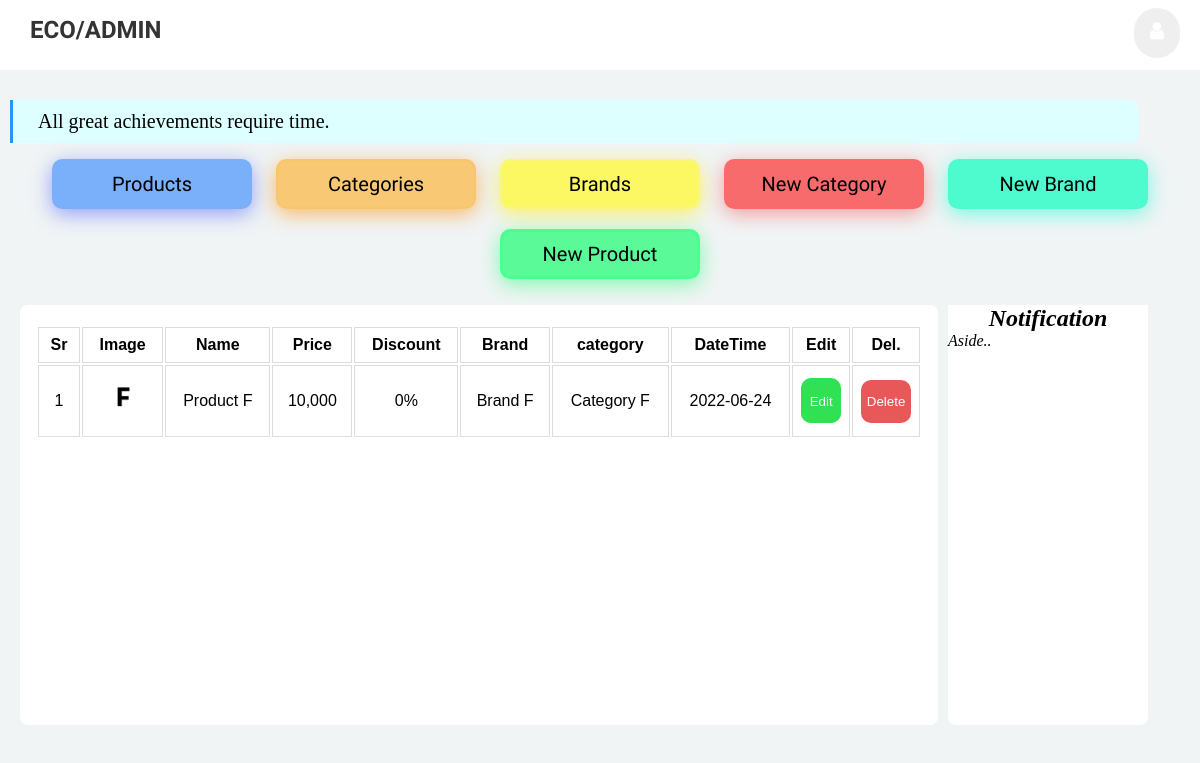
The page /product/6 (signed in) on the database its author committed.
### pet_shop/products/models.py (models this page shows, shortened)
class NewProduct(db.Model):
    __tablename__ = 'newproduct'
    id = db.Column(db.Integer, primary_key=True)
    name = db.Column(db.String(80), nullable=False)
    image_1 = db.Column(db.String(150), nullable=False, default='default.png')
    image_2 = db.Column(db.String(150), nullable=False, default='default.png')
    image_3 = db.Column(db.String(150), nullable=False, default='default.png')
    price = db.Column(db.Numeric(precision=8, asdecimal=False, decimal_return_scale=None), nullable=False)
    discount = db.Column(db.Integer, default=0)
    stock = db.Column(db.Integer, nullable=False)
    colors = db.Column(db.Text, nullable=False, default="gjkgkj")
    desc = db.Column(db.Text, nullable=False, default="ghjgk")
    pub_date = db.Column(db.DateTime, nullable=False, default=datetime.utcnow)
    category_id = db.Column(db.Integer, db.ForeignKey('category.id'),nullable=False)
    category = db.relationship('CategoryName',backref=db.backref('categories', lazy=True))
    brand_id = db.Column(db.Integer, db.ForeignKey('brand.id'),nullable=False)
    brand = db.relationship('BrandName',backref=db.backref('brands', lazy=True))
    user_id = db.Column(db.Integer, db.ForeignKey('users.id'), nullable=False)
    @app.template_filter()
    def numberFormat(value):
        return format(int(value), ',d')

class BrandName(db.Model):
    __tablename__ = 'brand'
    id = db.Column(db.Integer, primary_key=True)
    name = db.Column(db.String(30), unique=True, nullable=False)
    user_id = db.Column(db.Integer, db.ForeignKey('users.id'), nullable=False)
    pub_date = db.Column(db.DateTime, nullable=False, default=datetime.utcnow)

class CategoryName(db.Model):
    __tablename__ = 'category'
    id = db.Column(db.Integer, primary_key=True)
    name = db.Column(db.String(30), unique=True, nullable=False)
    user_id = db.Column(db.Integer, db.ForeignKey('users.id'), nullable=False)
    pub_date = db.Column(db.DateTime, nullable=False, default=datetime.utcnow)

### pet_shop/products/routes.py (the view)
@app.route("/product/<int:product_id>")
def product(product_id):
    product = NewProduct.query.get_or_404(product_id)
    if product.user != current_user:
        abort(403)
    return render_template('Productid.html', product=product)

### pet_shop/admin/models.py (called while the page is built)
@login_manager.user_loader
def load_user(user_id):
    return User.query.get(int(user_id))

### pet_shop/templates/Productid.html (shortened to what this page needs)
{% extends 'layout.html' %}
{% block content %}
        <main>
{% if product.user == current_user %}
        <table class="table tbale-sm">
            <thead>
            <tr>
                <th>Sr</th>
                <th>Image</th>
                <th>Name</th>
                <th>Price</th>
                <th>Discount</th>
                <th>Brand</th>
                <th>category</th>
                <th>DateTime</th>
                <th>Edit</th>
                <th>Del.</th>
             </tr>
            </thead>
            <tbody>
            <tr>
    <td>{{ product.id - product.id + 1 }}</td>
    <td> <img src="{{url_for('static',filename='images/product_img/' + product.image_1)}}" alt="{{product.name}}" width="50" height="50" alt="img"></td>
            <td class="productname"><a href="{{url_for('product', product_id=product.id)}}">{{ product.name }}</a></td>
            <td>{{ product.price | numberFormat }}</td>
            <td>{{ product.discount }}%</td>
            <td class="brandname"><a href="{{ url_for('Brands') }}">{{product.brand.name}}</a></td>
            <td class="categoryname"><a href="{{ url_for('Categories') }}">{{product.category.name}}</a></td>
            <td>{{ product.pub_date.strftime('%Y-%m-%d') }}</td>
  <td> <a href="{{url_for('Update_Product', product_id=product.id) }}" class="edit-buttons"><button class="edit-buttons">Edit</button></a></td>
  <td>
     <button class="dialog-buttons" onclick="document.getElementById('id01').style.display='block'" type="button">Delete</button>
  </td>
 </tr>
</tbody>
  </table>
{% endif %}
</main>
{% endblock content %}

### pet_shop/static/css/admin.css (style rules this page uses)
* { margin:0; padding:0; text-decoration: none; list-style: none; }
body { background-color: #F4F7FA; background-color: #f0f4f5; height: auto; }
main, aside { flex:0 100%; height:400px; }
main { background: #ffffff; padding-top: 20px; flex: 1 1 0px; overflow: scroll; border-radius: 8px; }
@media (max-width: 1341px) { main { flex: 1 1 0px; gin-left: 10px; } }
table { font-family: arial, sans-serif; padding: 0 16px; width: 100%; }
td, th { border: 1px solid #dddddd; text-align: center; padding: 8px; }
.brandname { color: black; transition: 2s; transition-timing-function: ease; cursor: pointer; }
.brandname a { color: black; list-style: none; text-decoration: none; }
.categoryname { color: black; transition: 2s; transition-timing-function: ease; cursor: pointer; }
.categoryname a { color: black; list-style: none; text-decoration: none; }
.productname { color: black; transition: 2s; transition-timing-function: ease; cursor: pointer; }
.productname a { color: black; list-style: none; text-decoration: none; }
.edit-buttons { background-color: #1adf41; color: white; padding: 14px 0px; border: none; cursor: pointer; width: 100%; opacity: 0.9; border-radius: 10px; }
.dialog-buttons { background-color: #e74646; color: white; padding: 14px 0px; border: none; cursor: pointer; width: 100%; opacity: 0.9; border-radius: 10px; }

### rows shown on the page
NewProduct: image_1 (picture), name "Product F", price|numberFormat "10,000", discount "0", pub_date "2022-06-24"
BrandName: brand.name "Brand F"
CategoryName: category.name "Category F"

### other values the page prints
{{ product.id - product.id + 1 }} "1"
